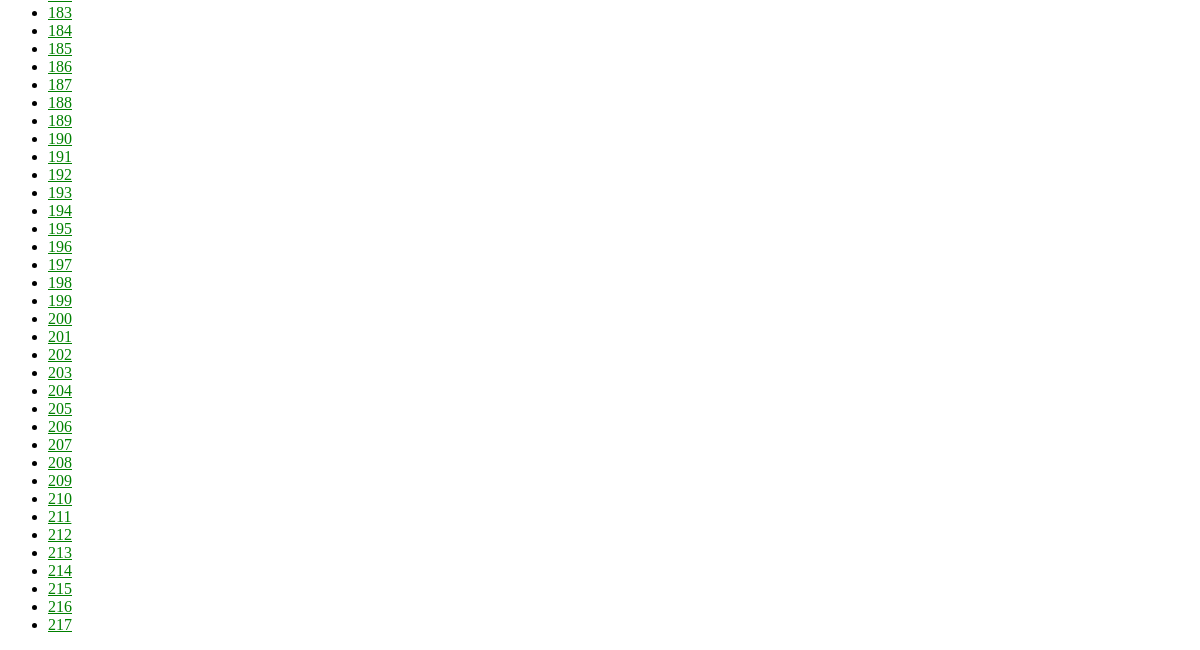
The page /CMdiagnose/ (lower part) on the database as committed earlier.
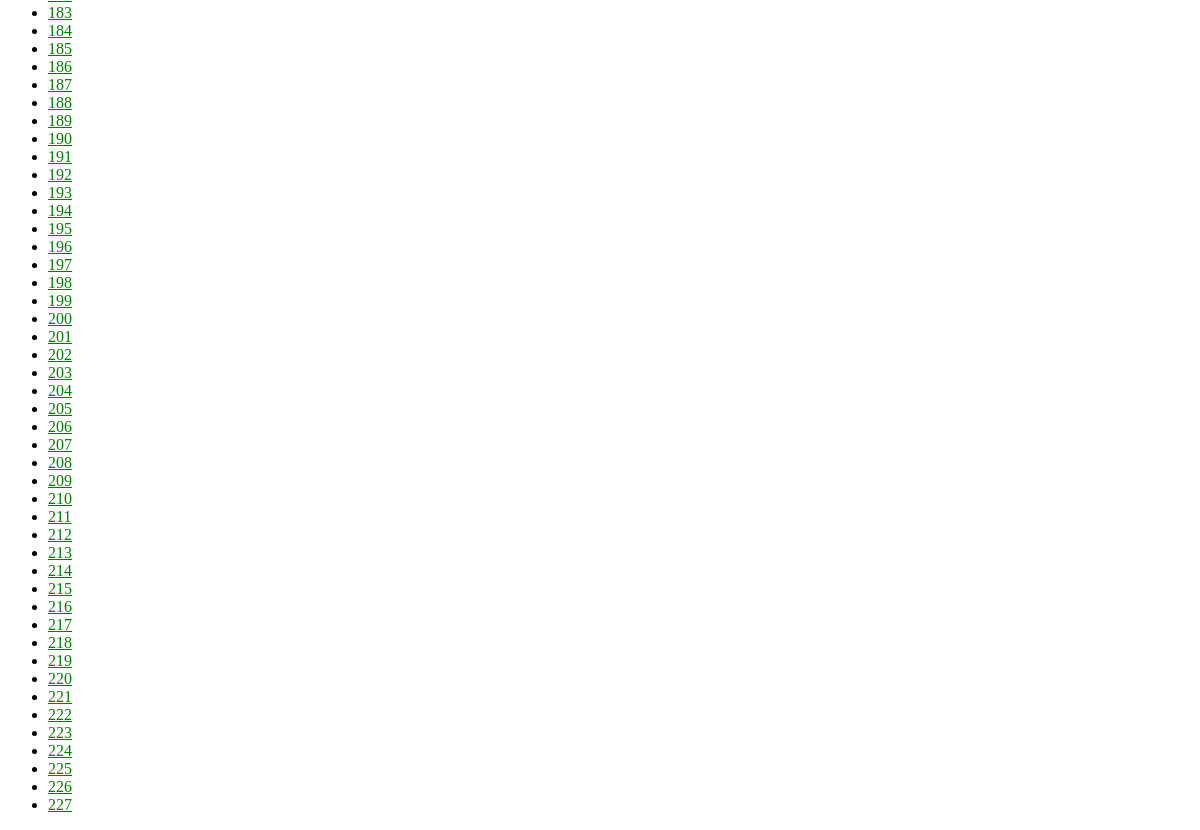
The same page on the database as committed later.
### CMdiagnose/models.py (models this page shows, shortened)
class Person(models.Model):
    body = models.OneToOneField(Body, on_delete=models.CASCADE)
    tongue = models.OneToOneField(Tongue, on_delete=models.CASCADE)

### CMdiagnose/views.py (the view)
# urls.py: path('', views.IndexView.as_view(), name='index'),
class IndexView(generic.ListView):
    template_name = 'CMdiagnose/index.html'
    context_object_name = 'Person_list'
    def get_queryset(self):
        return Person.objects.all()

### CMdiagnose/templates/CMdiagnose/index.html
{% load static %}
<link rel="stylesheet" type="text/css" href="{% static 'polls/style.css' %}">
    <ul>
    {% for person in Person_list %}
        <li><a href="{% url 'CMdiagnose:detail' person.pk %}">{{ person.pk }}</a></li>
    {% endfor %}
    </ul>

Rows that differ between the two databases and show on the page:
added Person: pk "218"
added Person: pk "219"
added Person: pk "220"
added Person: pk "221"
added Person: pk "222"
added Person: pk "223"
added Person: pk "224"
added Person: pk "225"
added Person: pk "226"
added Person: pk "227"
